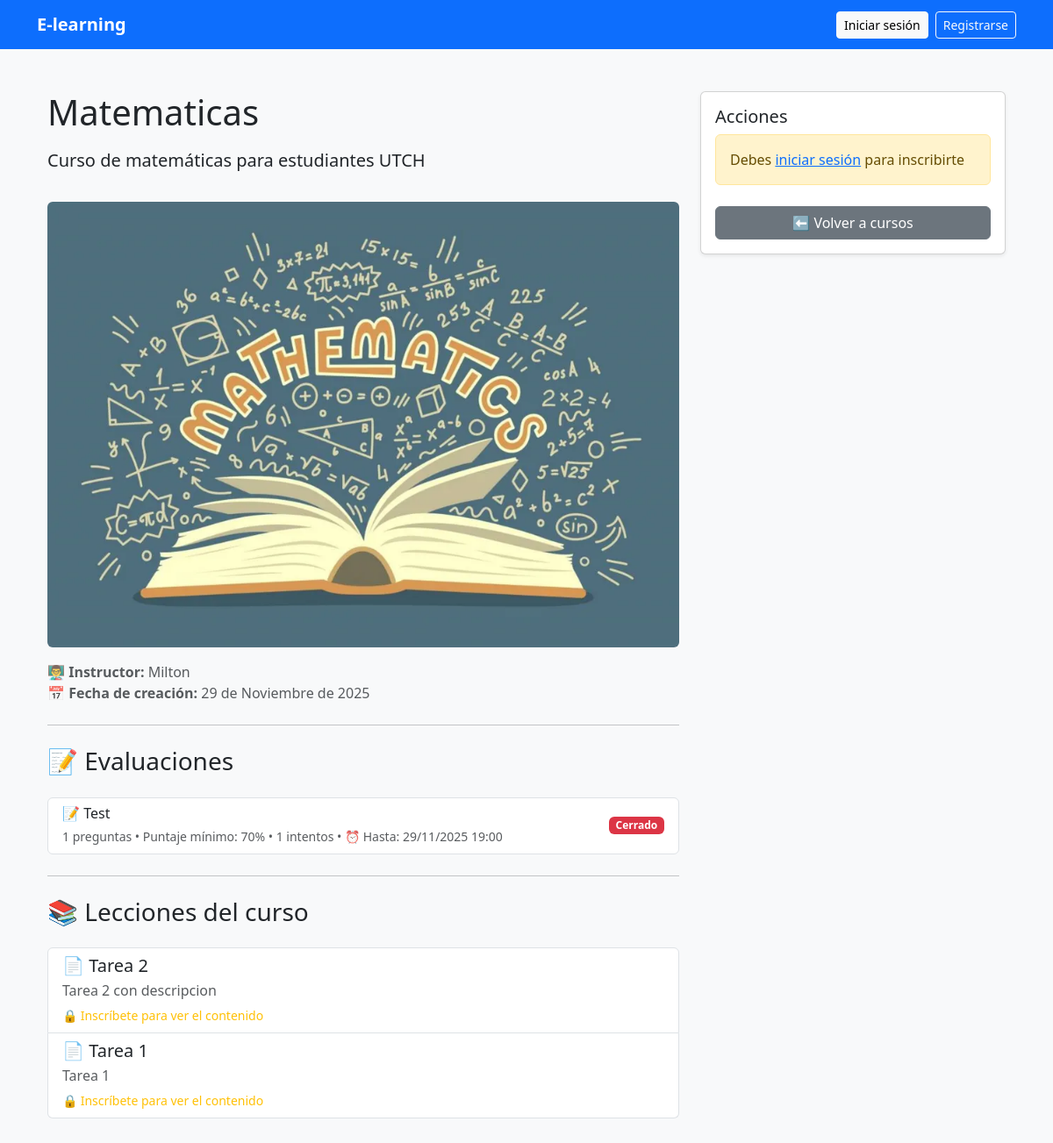
The app's page /1/, older data.
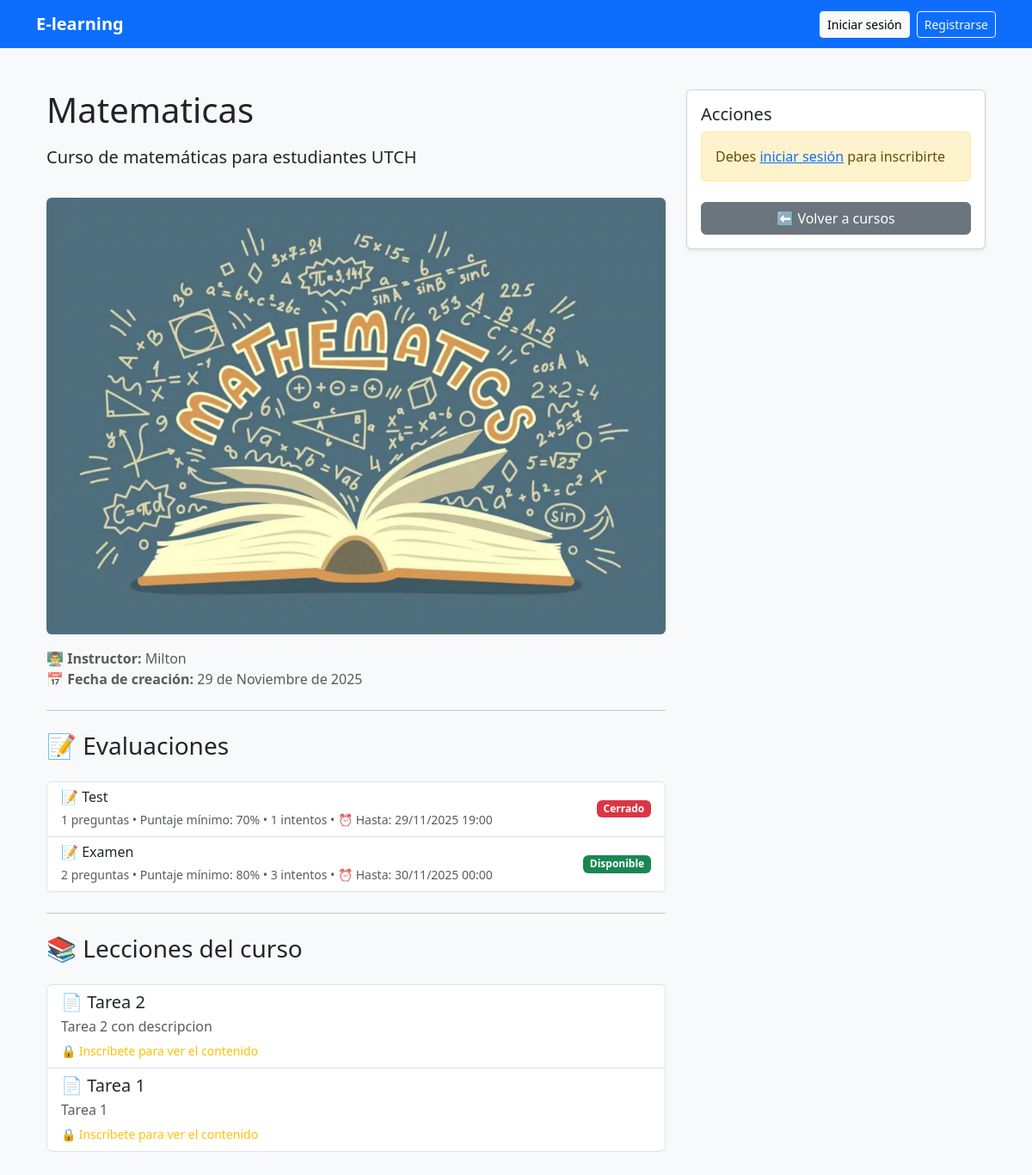
The same page, newer data.
### courses/models.py (models this page shows, shortened)
class Quiz(models.Model):
    curso = models.ForeignKey(Curso, on_delete=models.CASCADE, related_name='quizzes')
    titulo = models.CharField(max_length=200)
    descripcion = models.TextField(blank=True)
    puntaje_minimo = models.PositiveIntegerField(default=70, help_text="Puntaje mínimo para aprobar (%)")
    intentos_maximos = models.PositiveIntegerField(default=3, help_text="Número máximo de intentos permitidos")
    tiempo_limite = models.PositiveIntegerField(null=True, blank=True, help_text="Tiempo límite en minutos (opcional)")
    deadline = models.DateTimeField(null=True, blank=True, help_text="Fecha límite de entrega")
    orden = models.PositiveIntegerField(default=0)
    fecha_creacion = models.DateTimeField(auto_now_add=True)
    activo = models.BooleanField(default=True)
    def total_preguntas(self):
        return self.preguntas.count()
    def esta_disponible(self):
        if not self.activo:
            return False
        if self.deadline and timezone.now() > self.deadline:
            return False
        return True
    class Meta:
        verbose_name = 'Quiz'
        verbose_name_plural = 'Quizzes'
        ordering = ['orden', 'fecha_creacion']

class Leccion(models.Model):
    TIPOS = (
        ('video', '📹 Video'),
        ('documento', '📄 Documento'),
        ('texto', '📝 Texto/Artículo'),
    )
    curso = models.ForeignKey(Curso, on_delete=models.CASCADE, related_name='lecciones')
    titulo = models.CharField(max_length=200)
    descripcion = models.TextField(blank=True)
    tipo = models.CharField(max_length=20, choices=TIPOS, default='texto')
    orden = models.PositiveIntegerField(default=0)
    video_url = models.URLField(blank=True, null=True, help_text="URL de YouTube o Vimeo")
    documento = models.FileField(upload_to='lecciones/documentos/', blank=True, null=True)
    contenido_texto = models.TextField(blank=True, help_text="Contenido HTML permitido")
    fecha_creacion = models.DateTimeField(auto_now_add=True)
    class Meta:
        verbose_name = 'Lección'
        verbose_name_plural = 'Lecciones'
        ordering = ['orden', 'fecha_creacion']

### courses/views.py (the view)
# urls.py: path('<int:course_id>/', detalle_curso, name='detalle_curso'),
def detalle_curso(request, course_id):
    curso = get_object_or_404(Curso, id=course_id)
    lecciones = curso.lecciones.all()
    is_enrolled = False
    if request.user.is_authenticated:
        is_enrolled = Enrollment.objects.filter(estudiante=request.user, curso=curso).exists()
    puede_editar = False
    if request.user.is_authenticated and request.user.role in ['teacher', 'admin']:
        puede_editar = True
    return render(request, "courses/detalle_curso.html", {
        "course": curso,
        "lessons": lecciones,
        "is_enrolled": is_enrolled,
        "puede_editar": puede_editar,
    })

### courses/templates/courses/detalle_curso.html (shortened to what the changed rows need)
{% extends "base.html" %}
{% block content %}
<div class="container py-4">
  <div class="row">
    <div class="col-lg-8">
      <h1 class="mb-3">{{ course.titulo }}</h1>
      {% with quizzes=course.quizzes.all %}
        {% if quizzes %}
          <div class="list-group mb-4">
            {% for quiz in quizzes %}
              <a href="{% url 'detalle_quiz' quiz.id %}" class="list-group-item list-group-item-action">
                <div class="d-flex justify-content-between align-items-center">
                  <div>
                    <h6 class="mb-1">📝 {{ quiz.titulo }}</h6>
                    <small class="text-muted">
                      {{ quiz.total_preguntas }} preguntas •
                      Puntaje mínimo: {{ quiz.puntaje_minimo }}% •
                      {{ quiz.intentos_maximos }} intentos
                      {% if quiz.deadline %}
                        • ⏰ Hasta: {{ quiz.deadline|date:"d/m/Y H:i" }}
                      {% endif %}
                    </small>
                  </div>
                  {% if not quiz.activo %}
                    <span class="badge bg-secondary">Inactivo</span>
                  {% elif not quiz.esta_disponible %}
                    <span class="badge bg-danger">Cerrado</span>
                  {% else %}
                    <span class="badge bg-success">Disponible</span>
                  {% endif %}
                </div>
              </a>
            {% endfor %}
          </div>
        {% else %}
          <div class="alert alert-info mb-4">
            📋 Aún no hay evaluaciones en este curso.
          </div>
        {% endif %}
      {% endwith %}
      {% if lessons %}
        <div class="list-group">
          {% for leccion in lessons %}
            <div class="list-group-item">
              <div class="d-flex justify-content-between align-items-start">
                <div class="flex-grow-1">
                  <h5 class="mb-1">
                    {% if leccion.tipo == 'video' %}📹{% elif leccion.tipo == 'documento' %}📄{% else %}📝{% endif %}
                    {{ leccion.titulo }}
                  </h5>
                  <p class="mb-1 text-muted">{{ leccion.descripcion }}</p>
                  {% if is_enrolled or puede_editar %}
                    {% if leccion.tipo == 'video' and leccion.video_url %}
                      <div class="mt-2">
                        <a href="{{ leccion.video_url }}" target="_blank" class="btn btn-sm btn-primary">
                          ▶️ Ver video
                        </a>
                      </div>
                    {% elif leccion.tipo == 'documento' and leccion.documento %}
                      <div class="mt-2">
                        <a href="{{ leccion.documento.url }}" target="_blank" class="btn btn-sm btn-primary">
                          📥 Descargar documento
                        </a>
                      </div>
                    {% elif leccion.tipo == 'texto' and leccion.contenido_texto %}
                      <div class="mt-2 p-3 bg-light rounded">
                        {{ leccion.contenido_texto|safe }}
                      </div>
                    {% endif %}
                  {% else %}
                    <small class="text-warning">🔒 Inscríbete para ver el contenido</small>
                  {% endif %}
                </div>
              </div>
            </div>
          {% endfor %}
        </div>
      {% else %}
        <div class="alert alert-info">
          📭 Aún no hay lecciones en este curso.
        </div>
      {% endif %}
    </div>
  </div>
</div>
{% endblock %}

Row changes from the older to the newer data that the page shows:
added Quiz: titulo "Examen", total_preguntas "2", puntaje_minimo "80", intentos_maximos "3", deadline "30/11/2025 00:00", activo "Disponible"
